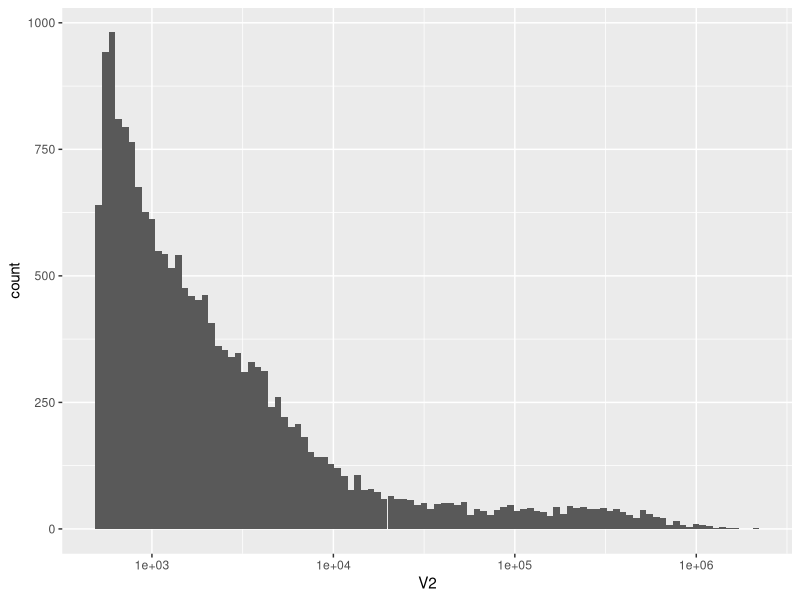
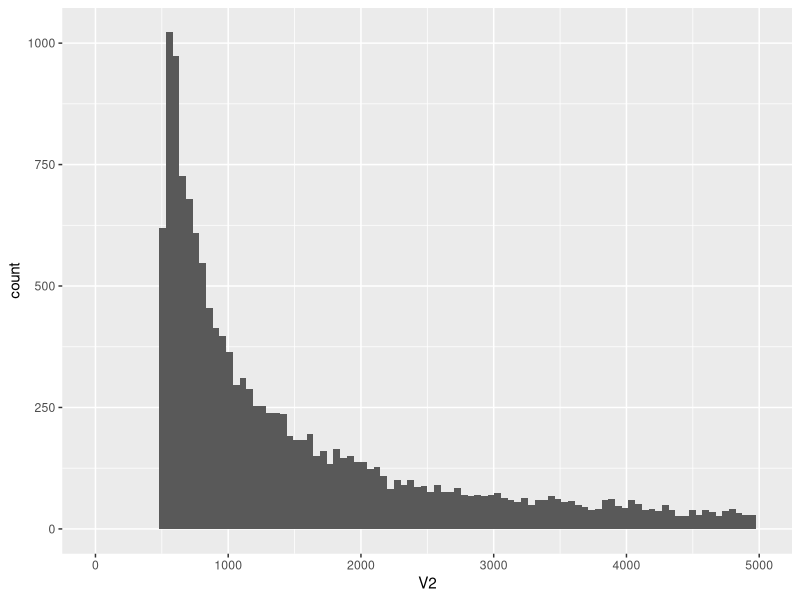

Recreate these plots in R, in order.
## ---- chunk 1
library(tidyverse)
## ---- chunk 2
kt <- read.csv("../data/Pver-karytotype.tab", header = FALSE, sep = "\t")
## ---- chunk 3
nrow(kt)
## ---- chunk 4
ggplot(kt, aes(x = V2)) +
  geom_histogram(bins = 100) +
  scale_x_log10()
## ---- chunk 5
ggplot(kt, aes(x = V2)) +
  geom_histogram(bins = 100) +
  xlim(0, 5000)
## ---- chunk 6
kt %>% filter(V2 < 1000) %>% count()
